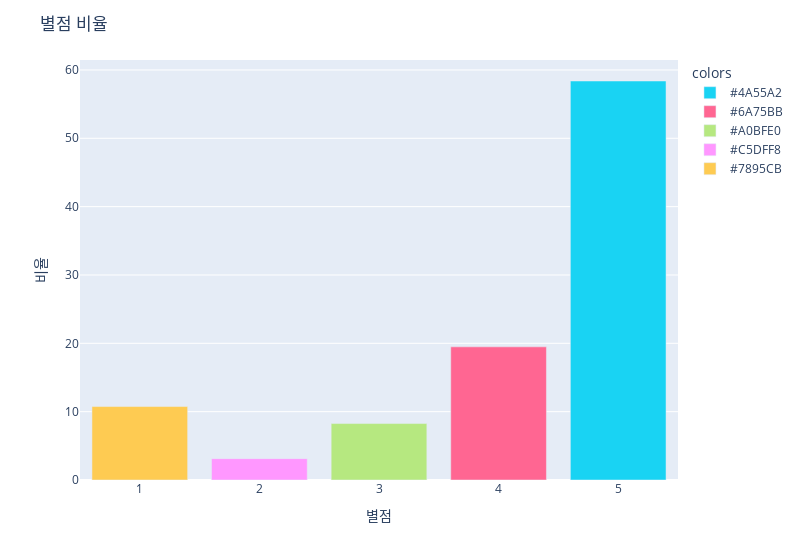

Write notebook code for a chart like this one.
### Markdown cell above
### 별점 비율

### Code cell
score_ratio = (revi.review_score.value_counts(normalize=True) * 100).sort_values(ascending=False).reset_index()
score_ratio['colors'] = ['#4A55A2', '#6A75BB', '#7895CB', '#A0BFE0', '#C5DFF8']

# 비율을 높은 순서대로 정렬
score_ratio = score_ratio.sort_values(by='review_score', ascending=False)

fig = px.bar(
    score_ratio,
    x='review_score',
    y='proportion',
    color='colors',  # 범주형 변수 컬럼 지정
    color_discrete_map=dict(zip(score_ratio['review_score'], score_ratio['colors']))
)

# 레이아웃 설정
fig.update_layout(
    title='별점 비율',  # 전체 그래프의 제목
    xaxis=dict(title='별점'),  # x축 레이블 설정
    yaxis=dict(title='비율'),  # y축 범위 설정
    width=800
)

fig.show()

### Figure 1 — Plotly figure (JSON) as saved in the notebook; plotly's stock layout.template omitted (floating-point values rounded to 4 significant figures)
{"data": [{"alignmentgroup": "True", "hovertemplate": "colors=#4A55A2<br>review_score=%{x}<br>proportion=%{y}<extra></extra>", "legendgroup": "#4A55A2", "marker": {"color": "#19d3f3", "pattern": {"shape": ""}}, "name": "#4A55A2", "offsetgroup": "#4A55A2", "orientation": "v", "showlegend": true, "textposition": "auto", "type": "bar", "x": [5], "xaxis": "x", "y": [58.38], "yaxis": "y"}, {"alignmentgroup": "True", "hovertemplate": "colors=#6A75BB<br>review_score=%{x}<br>proportion=%{y}<extra></extra>", "legendgroup": "#6A75BB", "marker": {"color": "#FF6692", "pattern": {"shape": ""}}, "name": "#6A75BB", "offsetgroup": "#6A75BB", "orientation": "v", "showlegend": true, "textposition": "auto", "type": "bar", "x": [4], "xaxis": "x", "y": [19.48], "yaxis": "y"}, {"alignmentgroup": "True", "hovertemplate": "colors=#A0BFE0<br>review_score=%{x}<br>proportion=%{y}<extra></extra>", "legendgroup": "#A0BFE0", "marker": {"color": "#B6E880", "pattern": {"shape": ""}}, "name": "#A0BFE0", "offsetgroup": "#A0BFE0", "orientation": "v", "showlegend": true, "textposition": "auto", "type": "bar", "x": [3], "xaxis": "x", "y": [8.26], "yaxis": "y"}, {"alignmentgroup": "True", "hovertemplate": "colors=#C5DFF8<br>review_score=%{x}<br>proportion=%{y}<extra></extra>", "legendgroup": "#C5DFF8", "marker": {"color": "#FF97FF", "pattern": {"shape": ""}}, "name": "#C5DFF8", "offsetgroup": "#C5DFF8", "orientation": "v", "showlegend": true, "textposition": "auto", "type": "bar", "x": [2], "xaxis": "x", "y": [3.126], "yaxis": "y"}, {"alignmentgroup": "True", "hovertemplate": "colors=#7895CB<br>review_score=%{x}<br>proportion=%{y}<extra></extra>", "legendgroup": "#7895CB", "marker": {"color": "#FECB52", "pattern": {"shape": ""}}, "name": "#7895CB", "offsetgroup": "#7895CB", "orientation": "v", "showlegend": true, "textposition": "auto", "type": "bar", "x": [1], "xaxis": "x", "y": [10.75], "yaxis": "y"}], "layout": {"barmode": "relative", "legend": {"title": {"text": "colors"}, "tracegroupgap": 0}, "margin": {"t": 60}, "title": {"text": "별점 비율"}, "width": 800, "xaxis": {"anchor": "y", "domain": [0, 1], "title": {"text": "별점"}}, "yaxis": {"anchor": "x", "domain": [0, 1], "title": {"text": "비율"}}}}
